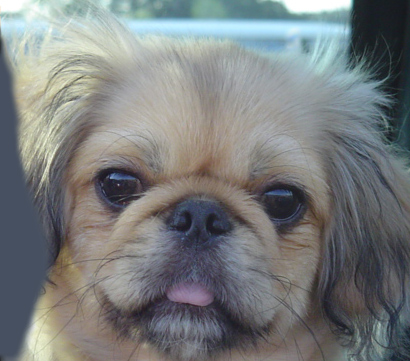
#> input picture part2_L1/dog.jpg, 410 x 361 px
$ python hybrid_image.py
#> lines starting #> are read from the running program, lines starting #| are printed output that depends on the picture
import numpy
from numpy.fft import fft2, ifft2, fftshift, ifftshift
import cv2
import math

def scaleSpectrum(A):
   return numpy.real(numpy.log10(numpy.absolute(A) + numpy.ones(A.shape)))


# sample values from a spherical gaussian function from the center of the image
# sigma is variance
def makeGaussianFilter(numRows, numCols, sigma, highPass=True):
   centerI = 0
   centerJ = 0

   def gaussian(i,j):
      coefficient = math.exp(-1.0 * ((i - centerI)**2 + (j - centerJ)**2) / (2 * sigma**2))
      return 1 - coefficient if highPass else coefficient

   return numpy.array([[gaussian(i,j) for j in range(numCols)] for i in range(numRows)])


def filterDFT(imageMatrix, filterMatrix):
   shiftedDFT = fftshift(fft2(imageMatrix))
   cv2.imwrite("dft.jpg", scaleSpectrum(shiftedDFT))

   filteredDFT = shiftedDFT * filterMatrix
   cv2.imwrite("filtered-dft.jpg", scaleSpectrum(filteredDFT))
   return ifft2(ifftshift(filteredDFT))


def lowPass(imageMatrix, sigma):
   n,m = imageMatrix.shape
   return filterDFT(imageMatrix, makeGaussianFilter(n, m, sigma, highPass=False))


def highPass(imageMatrix, sigma):
   n,m = imageMatrix.shape
   return filterDFT(imageMatrix, makeGaussianFilter(n, m, sigma, highPass=True))


def hybridImage(highFreqImg, lowFreqImg, sigmaHigh, sigmaLow):
   highPassed = highPass(highFreqImg, sigmaHigh)
   lowPassed = lowPass(lowFreqImg, sigmaLow)

   return highPassed + lowPassed


def playWithFiltering():
   cat = cv2.imread("cat.jpg", 0)

   highPassedCat = highPass(cat, 20)
   lowPassedCat = lowPass(cat, 20)

   cv2.imwrite("low-passed-cat.jpg", numpy.real(lowPassedCat))
   cv2.imwrite("high-passed-cat.jpg", numpy.real(highPassedCat))
   cv2.imwrite("sum-of-cats.jpg", numpy.real((highPassedCat + lowPassedCat)/2.0))

if __name__ == "__main__":
   dog = cv2.imread("dog.jpg", 0)
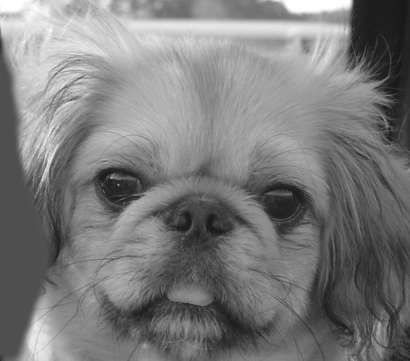
#> dog: shape (361, 410); min 22, max 255, mean 123.6
   cat = cv2.imread("cat.jpg", 0)
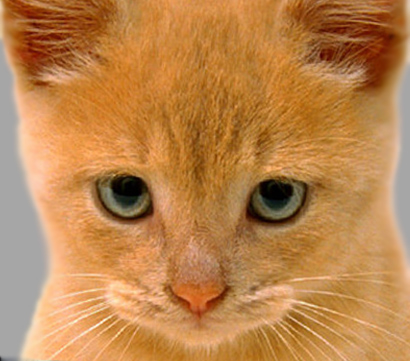
#> input picture part2_L1/cat.jpg, 410 x 361 px
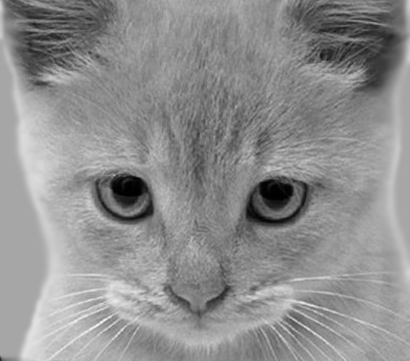
#> cat: shape (361, 410); min 0, max 252, mean 142.9

   hybrid = hybridImage(dog, cat, 25, 10)
#> in scaleSpectrum, `return numpy.real(numpy.log10(numpy.absolute(A) + numpy.ones(A.shape)))`:
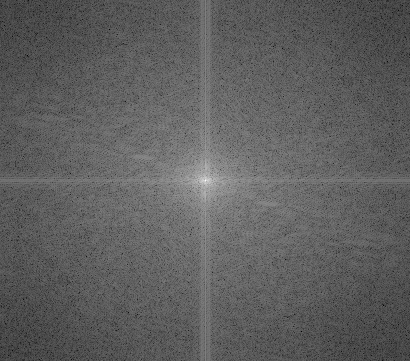
#> returned value: shape (361, 410) float64; min 0.735, max 7.26, mean 3.17; drawn with min black and max white
#> in filterDFT, `cv2.imwrite("filtered-dft.jpg", scaleSpectrum(filteredDFT))`:
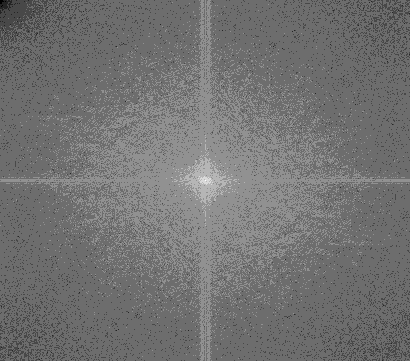
#> saved as filtered-dft.jpg: shape (361, 410); min 0, max 7, mean 3.16; drawn with min black and max white
#> in scaleSpectrum (call 3), `return numpy.real(numpy.log10(numpy.absolute(A) + numpy.ones(A.shape)))`:
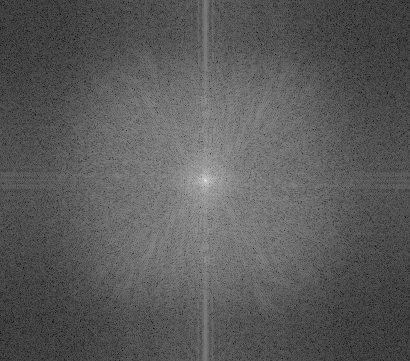
#> returned value: shape (361, 410) float64; min 0.48, max 7.33, mean 2.91; drawn with min black and max white
#> in scaleSpectrum (call 4), `return numpy.real(numpy.log10(numpy.absolute(A) + numpy.ones(A.shape)))`:
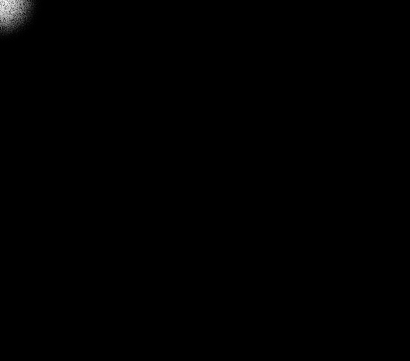
#> returned value: shape (361, 410) float64; min 0, max 2.54, mean 0.00669; drawn with min black and max white
   cv2.imwrite("dog-cat.jpg", numpy.real(hybrid))
